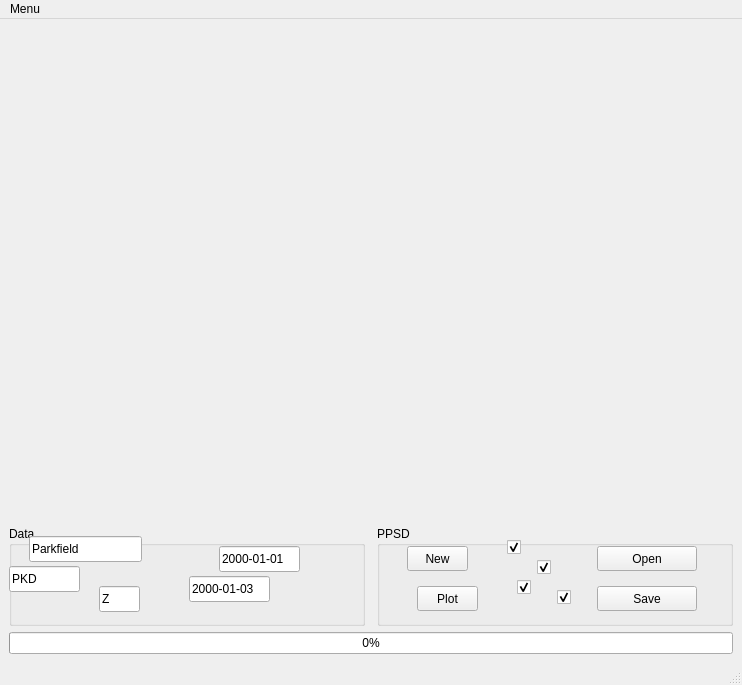
<?xml version="1.0" encoding="UTF-8"?>
<ui version="4.0">
 <class>MainWindow</class>
 <widget class="QMainWindow" name="MainWindow">
  <property name="geometry">
   <rect>
    <x>0</x>
    <y>0</y>
    <width>742</width>
    <height>685</height>
   </rect>
  </property>
  <property name="windowTitle">
   <string>MainWindow</string>
  </property>
  <widget class="QWidget" name="centralwidget">
   <layout class="QGridLayout" name="gridLayout">
    <item row="1" column="0">
     <widget class="QGroupBox" name="group0">
      <property name="sizePolicy">
       <sizepolicy hsizetype="MinimumExpanding" vsizetype="Maximum">
        <horstretch>0</horstretch>
        <verstretch>0</verstretch>
       </sizepolicy>
      </property>
      <property name="minimumSize">
       <size>
        <width>150</width>
        <height>100</height>
       </size>
      </property>
      <property name="title">
       <string>Data</string>
      </property>
      <widget class="QLineEdit" name="t1">
       <property name="geometry">
        <rect>
         <x>210</x>
         <y>20</y>
         <width>81</width>
         <height>26</height>
        </rect>
       </property>
       <property name="statusTip">
        <string>start day to add data</string>
       </property>
       <property name="text">
        <string>2000-01-01</string>
       </property>
      </widget>
      <widget class="QLineEdit" name="t2">
       <property name="geometry">
        <rect>
         <x>180</x>
         <y>50</y>
         <width>81</width>
         <height>26</height>
        </rect>
       </property>
       <property name="statusTip">
        <string>end day to add data</string>
       </property>
       <property name="text">
        <string>2000-01-03</string>
       </property>
      </widget>
      <widget class="QLineEdit" name="project">
       <property name="enabled">
        <bool>true</bool>
       </property>
       <property name="geometry">
        <rect>
         <x>20</x>
         <y>10</y>
         <width>113</width>
         <height>26</height>
        </rect>
       </property>
       <property name="statusTip">
        <string>Data class</string>
       </property>
       <property name="text">
        <string>Parkfield</string>
       </property>
      </widget>
      <widget class="QLineEdit" name="station">
       <property name="geometry">
        <rect>
         <x>0</x>
         <y>40</y>
         <width>71</width>
         <height>26</height>
        </rect>
       </property>
       <property name="statusTip">
        <string>station</string>
       </property>
       <property name="text">
        <string>PKD</string>
       </property>
      </widget>
      <widget class="QLineEdit" name="component">
       <property name="geometry">
        <rect>
         <x>90</x>
         <y>60</y>
         <width>41</width>
         <height>26</height>
        </rect>
       </property>
       <property name="statusTip">
        <string>component</string>
       </property>
       <property name="text">
        <string>Z</string>
       </property>
      </widget>
     </widget>
    </item>
    <item row="2" column="0" colspan="3">
     <widget class="QProgressBar" name="pbar">
      <property name="value">
       <number>0</number>
      </property>
      <property name="textVisible">
       <bool>true</bool>
      </property>
     </widget>
    </item>
    <item row="1" column="2">
     <widget class="QGroupBox" name="group1">
      <property name="sizePolicy">
       <sizepolicy hsizetype="MinimumExpanding" vsizetype="Preferred">
        <horstretch>0</horstretch>
        <verstretch>0</verstretch>
       </sizepolicy>
      </property>
      <property name="title">
       <string>PPSD</string>
      </property>
      <widget class="QPushButton" name="button">
       <property name="geometry">
        <rect>
         <x>30</x>
         <y>20</y>
         <width>61</width>
         <height>25</height>
        </rect>
       </property>
       <property name="statusTip">
        <string>Create new PPSD object / add data to existing PPSD object</string>
       </property>
       <property name="layoutDirection">
        <enum>Qt::RightToLeft</enum>
       </property>
       <property name="text">
        <string>New</string>
       </property>
      </widget>
      <widget class="QPushButton" name="push_open">
       <property name="geometry">
        <rect>
         <x>220</x>
         <y>20</y>
         <width>100</width>
         <height>25</height>
        </rect>
       </property>
       <property name="statusTip">
        <string>Open PPSD</string>
       </property>
       <property name="text">
        <string>Open</string>
       </property>
      </widget>
      <widget class="QPushButton" name="push_save">
       <property name="geometry">
        <rect>
         <x>220</x>
         <y>60</y>
         <width>100</width>
         <height>25</height>
        </rect>
       </property>
       <property name="statusTip">
        <string>Save PPSD</string>
       </property>
       <property name="text">
        <string>Save</string>
       </property>
      </widget>
      <widget class="QPushButton" name="push_plot">
       <property name="geometry">
        <rect>
         <x>40</x>
         <y>60</y>
         <width>61</width>
         <height>25</height>
        </rect>
       </property>
       <property name="statusTip">
        <string>Plot PPSD</string>
       </property>
       <property name="layoutDirection">
        <enum>Qt::RightToLeft</enum>
       </property>
       <property name="text">
        <string>Plot</string>
       </property>
      </widget>
      <widget class="QCheckBox" name="check_plot1">
       <property name="geometry">
        <rect>
         <x>130</x>
         <y>10</y>
         <width>21</width>
         <height>23</height>
        </rect>
       </property>
       <property name="statusTip">
        <string>show coverage</string>
       </property>
       <property name="text">
        <string/>
       </property>
       <property name="checked">
        <bool>true</bool>
       </property>
      </widget>
      <widget class="QCheckBox" name="check_plot2">
       <property name="geometry">
        <rect>
         <x>160</x>
         <y>30</y>
         <width>21</width>
         <height>23</height>
        </rect>
       </property>
       <property name="statusTip">
        <string>show histogram</string>
       </property>
       <property name="text">
        <string/>
       </property>
       <property name="checked">
        <bool>true</bool>
       </property>
      </widget>
      <widget class="QCheckBox" name="check_plot3">
       <property name="geometry">
        <rect>
         <x>140</x>
         <y>50</y>
         <width>21</width>
         <height>23</height>
        </rect>
       </property>
       <property name="statusTip">
        <string>show percentiles</string>
       </property>
       <property name="text">
        <string/>
       </property>
       <property name="checked">
        <bool>true</bool>
       </property>
      </widget>
      <widget class="QCheckBox" name="check_plot4">
       <property name="geometry">
        <rect>
         <x>180</x>
         <y>60</y>
         <width>21</width>
         <height>23</height>
        </rect>
       </property>
       <property name="statusTip">
        <string>show noise models</string>
       </property>
       <property name="text">
        <string/>
       </property>
       <property name="checked">
        <bool>true</bool>
       </property>
      </widget>
     </widget>
    </item>
    <item row="0" column="0" colspan="3">
     <widget class="MPLWidget" name="canv" native="true">
      <property name="sizePolicy">
       <sizepolicy hsizetype="Expanding" vsizetype="Preferred">
        <horstretch>0</horstretch>
        <verstretch>0</verstretch>
       </sizepolicy>
      </property>
      <property name="autoFillBackground">
       <bool>true</bool>
      </property>
     </widget>
    </item>
   </layout>
  </widget>
  <widget class="QStatusBar" name="statusbar"/>
  <widget class="QMenuBar" name="menuBar">
   <property name="geometry">
    <rect>
     <x>0</x>
     <y>0</y>
     <width>742</width>
     <height>22</height>
    </rect>
   </property>
   <widget class="QMenu" name="menuEnable">
    <property name="title">
     <string>Menu</string>
    </property>
    <addaction name="actionAdd_Console"/>
    <addaction name="actionStart_IPython"/>
    <addaction name="actionLogging_to_File"/>
    <addaction name="actionLogging_Window"/>
   </widget>
   <addaction name="menuEnable"/>
  </widget>
  <action name="actionAdd_Console">
   <property name="text">
    <string>Add Console</string>
   </property>
  </action>
  <action name="actionSave_Data">
   <property name="text">
    <string>Save Data</string>
   </property>
  </action>
  <action name="actionLogging_to_File">
   <property name="text">
    <string>Logging to File</string>
   </property>
  </action>
  <action name="actionLogging_Window">
   <property name="text">
    <string>Logging Window</string>
   </property>
  </action>
  <action name="actionStart_IPython">
   <property name="text">
    <string>Start IPython</string>
   </property>
  </action>
 </widget>
 <customwidgets>
  <customwidget>
   <class>MPLWidget</class>
   <extends>QWidget</extends>
   <header location="global">widgets</header>
   <container>1</container>
   <slots>
    <slot>frequency_changed()</slot>
   </slots>
  </customwidget>
 </customwidgets>
 <tabstops>
  <tabstop>project</tabstop>
  <tabstop>station</tabstop>
  <tabstop>component</tabstop>
  <tabstop>t1</tabstop>
  <tabstop>t2</tabstop>
  <tabstop>button</tabstop>
  <tabstop>push_plot</tabstop>
  <tabstop>push_open</tabstop>
  <tabstop>push_save</tabstop>
  <tabstop>check_plot1</tabstop>
  <tabstop>check_plot2</tabstop>
  <tabstop>check_plot3</tabstop>
  <tabstop>check_plot4</tabstop>
 </tabstops>
 <resources/>
 <connections>
  <connection>
   <sender>button</sender>
   <signal>clicked(bool)</signal>
   <receiver>project</receiver>
   <slot>setEnabled(bool)</slot>
   <hints>
    <hint type="sourcelabel">
     <x>421</x>
     <y>564</y>
    </hint>
    <hint type="destinationlabel">
     <x>106</x>
     <y>562</y>
    </hint>
   </hints>
  </connection>
  <connection>
   <sender>button</sender>
   <signal>clicked(bool)</signal>
   <receiver>station</receiver>
   <slot>setEnabled(bool)</slot>
   <hints>
    <hint type="sourcelabel">
     <x>419</x>
     <y>571</y>
    </hint>
    <hint type="destinationlabel">
     <x>74</x>
     <y>588</y>
    </hint>
   </hints>
  </connection>
  <connection>
   <sender>button</sender>
   <signal>clicked(bool)</signal>
   <receiver>component</receiver>
   <slot>setEnabled(bool)</slot>
   <hints>
    <hint type="sourcelabel">
     <x>454</x>
     <y>563</y>
    </hint>
    <hint type="destinationlabel">
     <x>118</x>
     <y>611</y>
    </hint>
   </hints>
  </connection>
 </connections>
 <slots>
  <slot>freq_changed()</slot>
  <slot>slot1()</slot>
 </slots>
</ui>
